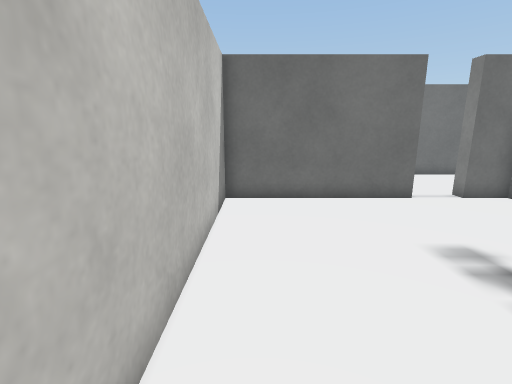
View 1 (above)

22 first-person views from a walk through a Unity game level. The camera is 1.2 m above the floor, tilts 12° down and sees 85° across. The floor is counted in squares, 0.5 m on a side. Each view is taken from the middle of a square. On the plan, view 1 faces up. The plan holds only what a view shows up to about 18 squares ahead; the rest is blank. The place goes on beyond the plan. Some surface patterns are stand-ins.

View 2
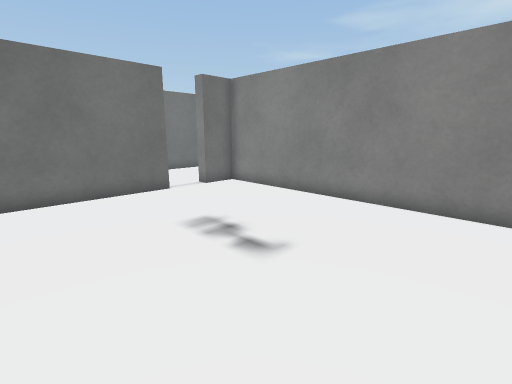

View 3
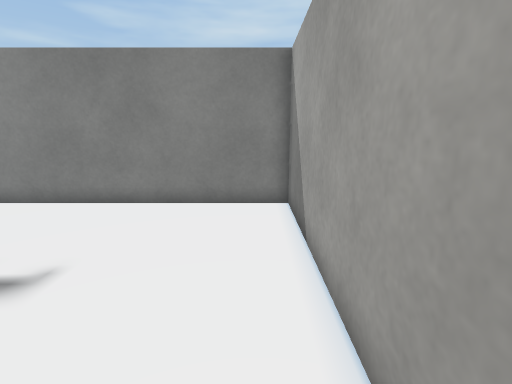

View 4
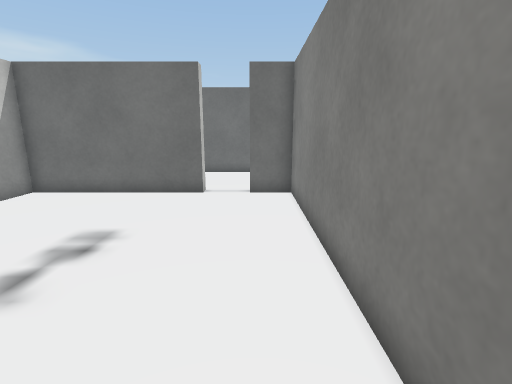

View 5
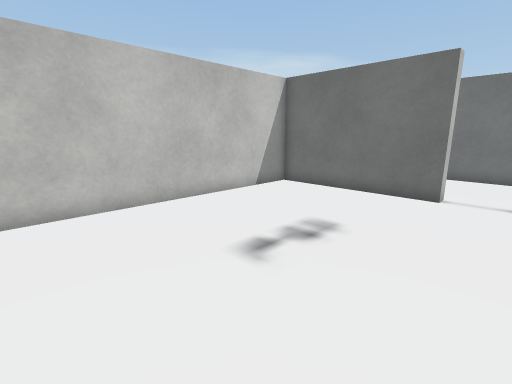

View 6
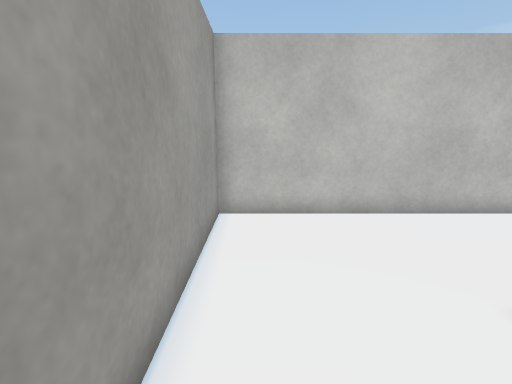

View 7
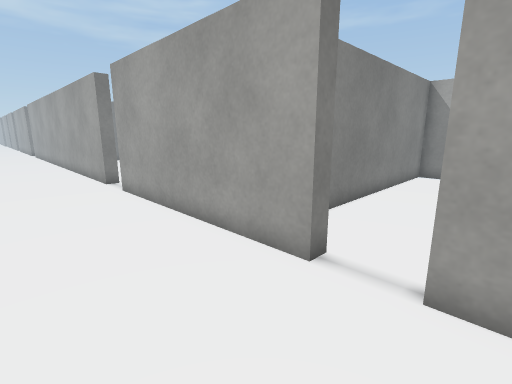

View 8
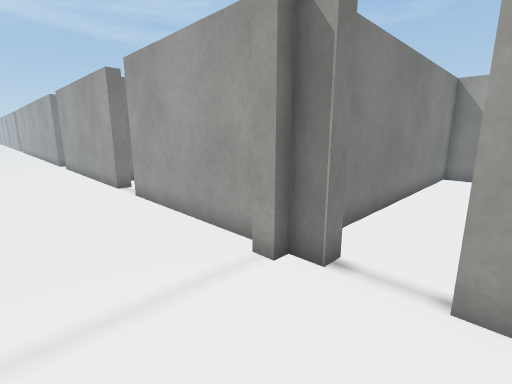

View 9
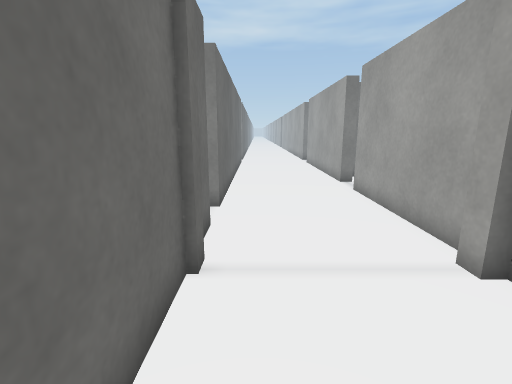

View 10
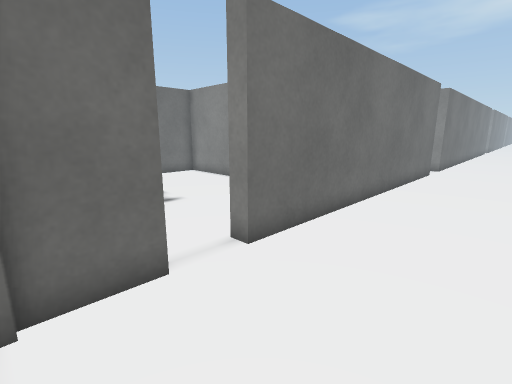

View 11
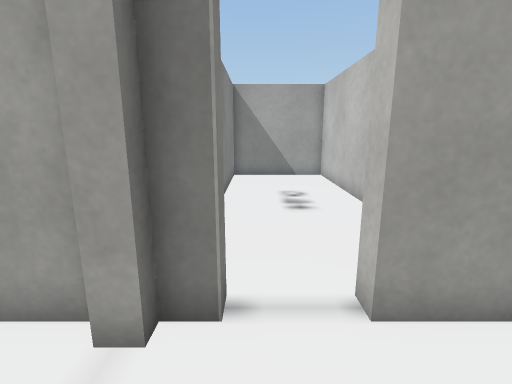

View 12
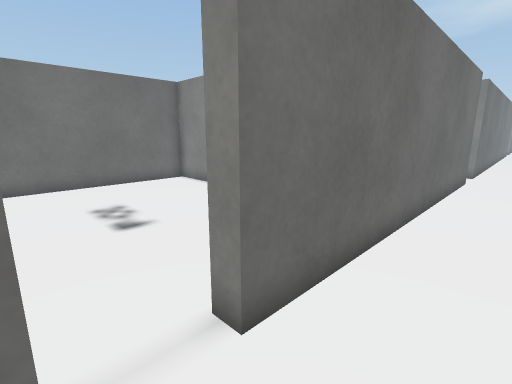

View 13
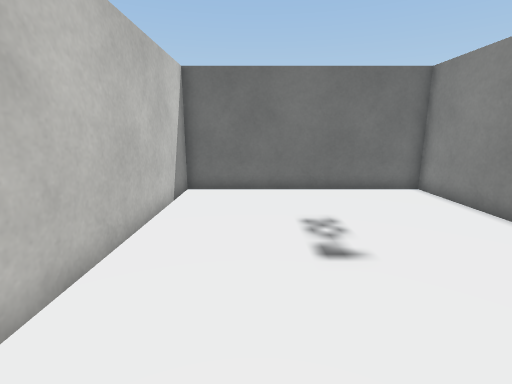

View 14
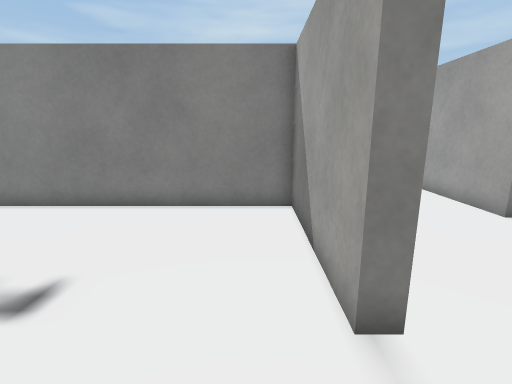

View 15
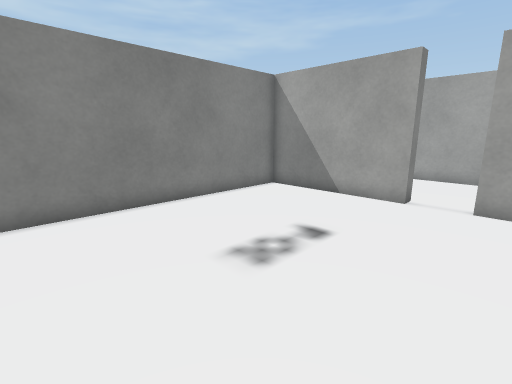

View 16
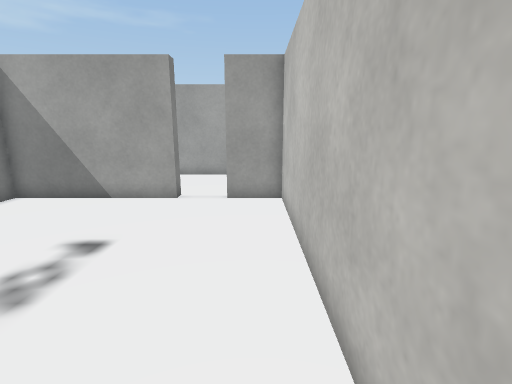

View 17
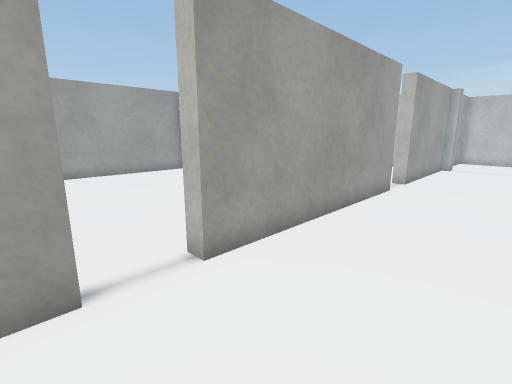

View 18
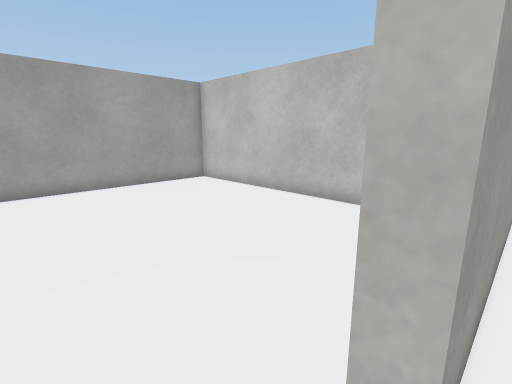

View 19
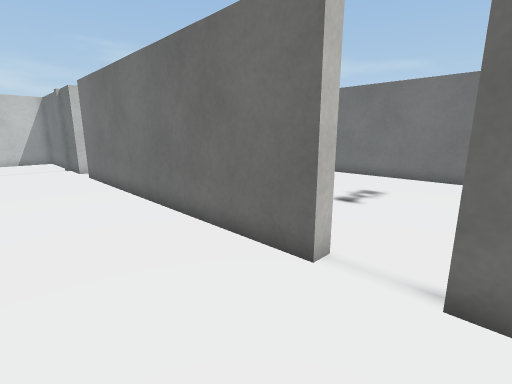

View 20
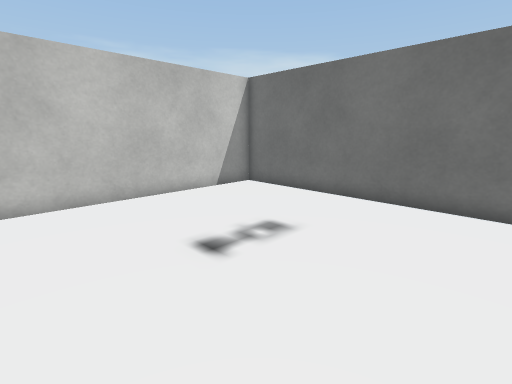

View 21
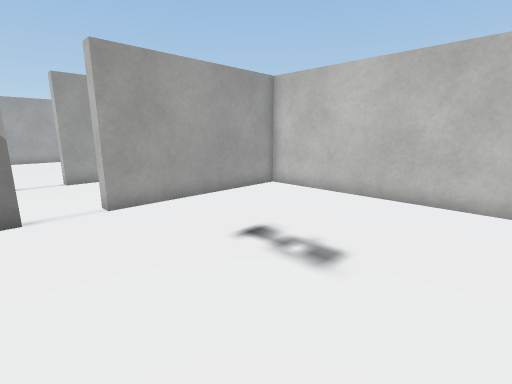

View 22
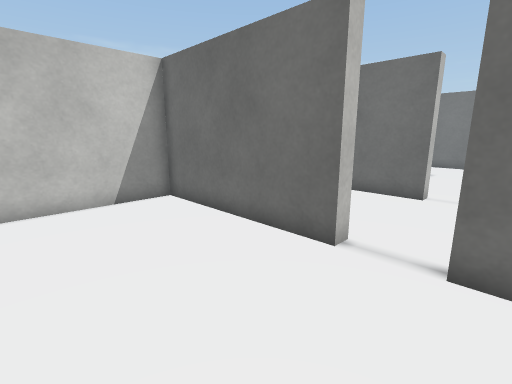

### Floor plan
Ten units are one square. View 1 is at (0, 0); x grows to the right and y downward. Boxes are objects, and circles mark ways between rooms. Rooms are numbered by the first view taken in them; rooms with no view inside come last. Other rooms are left out.
<svg viewBox="-70 -284 280 310">
<path fill="none" stroke="#000" d="M58 -102 -11 -102 -11 21 94 21 94 -102 78 -102M78 -102 78 -108 172 -108 172 -102M11 -168 11 -162 -10 -162M-11 -108 58 -108 58 -102M-9 -160 -16 -160M-15 -162 -50 -162M-26 -101 -26 -108 -17 -108 -17 -112 -11 -112M-64 -108 -45 -108 -45 -101M172 -168 172 -162 30 -162 30 -168M192 -102 192 -108 205 -108M205 -162 194 -162 194 -168M-65 21 -17 21 -17 -86M30 -168 90 -168 90 -279 -10 -279 -10 -168 11 -168M198 -279 96 -279 96 -168 172 -168M194 -168 199 -168M172 -102 100 -102 100 21 186 21M200 -102 192 -102"/>
<circle cx="70" cy="-105" r="3" fill="#2a7"/>
<circle cx="20" cy="-165" r="3" fill="#2a7"/>
<circle cx="190" cy="-165" r="3" fill="#2a7"/>
<circle cx="190" cy="-105" r="3" fill="#2a7"/>
<text x="40" y="-40">1</text>
<text x="50" y="-120">2</text>
<text x="40" y="-230">3</text>
<text x="150" y="-230">4</text>
<text x="150" y="-40">5</text>
</svg>
Room 1 opens to room 2. Room 2 opens to room 3. Room 2 opens to room 4. Room 2 opens to room 5.

Where each view was taken, in squares from view 1:
view 1: 0 up, 0 right, facing up
view 2: 1 down, 0 right, facing up-right
view 3: 1 down, 0 right, facing right
view 4: 1 down, 8 right, facing up
view 5: 1 down, 8 right, facing up-left
view 6: 1 down, 7 right, facing left
view 7: 15 up, 5 right, facing down-right
view 8: 15 up, 5 left, facing down-right
view 9: 15 up, 6 left, facing right
view 10: 12 up, 1 left, facing up-right
view 11: 14 up, 3 left, facing down
view 12: 14 up, 1 right, facing up-right
view 13: 16 up, 2 right, facing up
view 14: 18 up, 0 right, facing right
view 15: 27 up, 0 right, facing down-right
view 16: 27 up, 0 right, facing down
view 17: 15 up, 20 right, facing down-left
view 18: 11 up, 19 right, facing down-left
view 19: 12 up, 20 right, facing up-left
view 20: 18 up, 20 right, facing up-left
view 21: 26 up, 20 right, facing down-left
view 22: 5 up, 20 right, facing up-left
